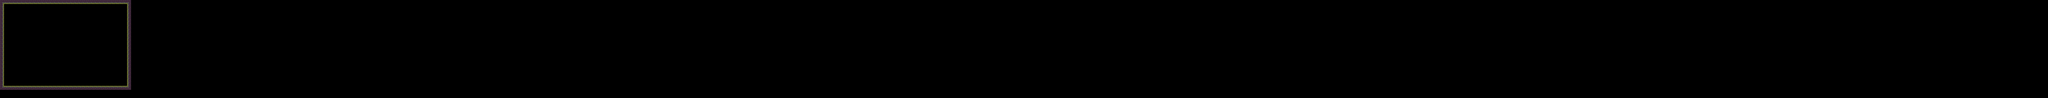

This game map was drawn from its Tiled (.tmx) file and the tilesets committed beside it. A one-line description and the trimmed map source follow:
An orthogonal 500x24 tile map with 32x32 px tiles, 1 tile layer (タイルレイヤー1).

<map version="1.10" tiledversion="1.11.2" orientation="orthogonal" renderorder="right-down" width="500" height="24" tilewidth="32" tileheight="32" infinite="0" nextlayerid="2" nextobjectid="1">
 <tileset firstgid="1" source="ForestTile.tsx" />
 <layer id="1" name="タイルレイヤー1" width="500" height="24">
  <data>[12000 cells, 104 non-empty, 8 distinct tile ids]</data>
 </layer>
</map>
